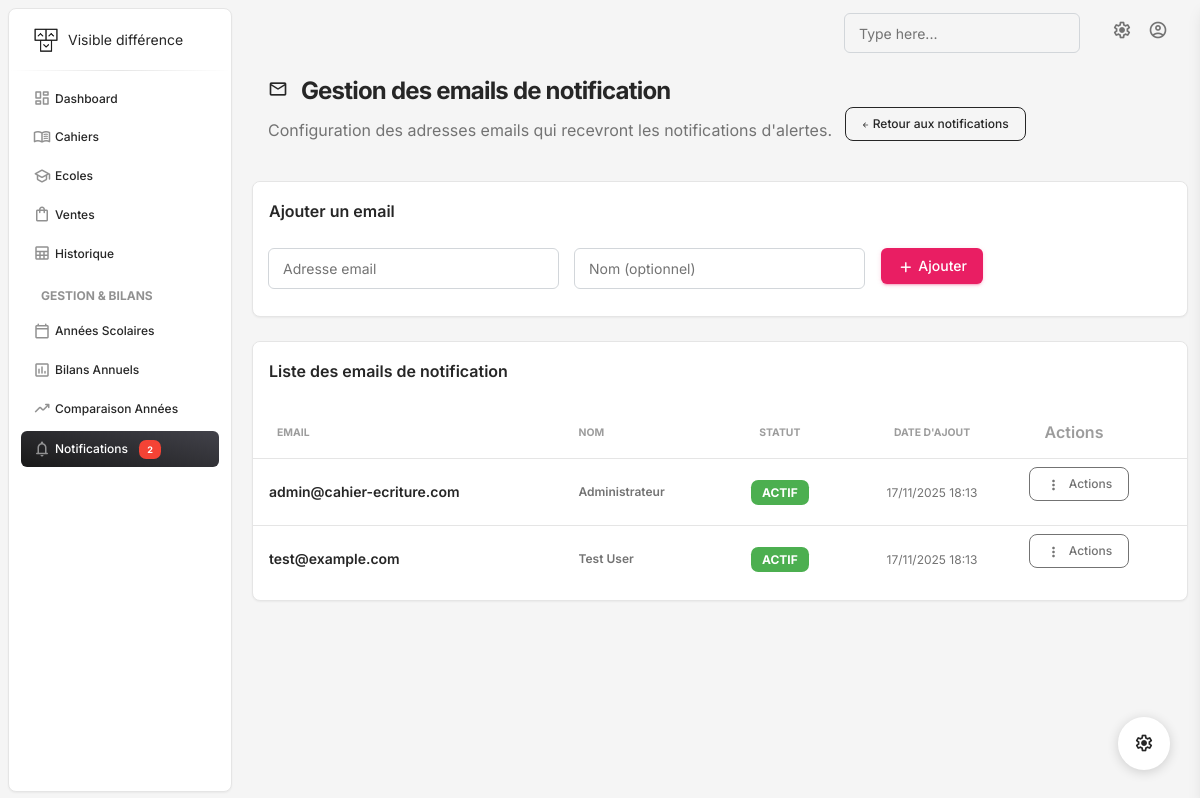
The page /notifications/emails/ on the database its author committed.
### gestion/models.py (models this page shows, shortened)
class EmailNotification(models.Model):
    id = models.UUIDField(primary_key=True, default=uuid.uuid4, editable=False)
    email = models.EmailField()
    nom = models.CharField(max_length=100, blank=True)
    est_actif = models.BooleanField(default=True)
    date_ajout = models.DateTimeField(auto_now_add=True)
    class Meta:
        unique_together = ['email']
        ordering = ['nom', 'email']

### gestion/Views/notifications.py (the view, shortened to what this page needs)
# urls.py: path('notifications/emails/', gestion_emails, name='gestion_emails'),
def gestion_emails(request):
    emails = EmailNotification.objects.all().order_by('nom', 'email')
    return render(request, 'notifications/emails.html', {
        'emails': emails
    })

### gestion/templates/notifications/emails.html (shortened to what this page needs)
{% extends 'base.html' %}
{% load static %}
{% block content %}
<div class="container-fluid py-2">
    <div class="row">
        <div class="col-12">
            <div class="ms-3">
                <h3 class="mb-0 h4 font-weight-bolder">
                    <i class="material-symbols-rounded me-2">email</i>
                    Gestion des emails de notification
                </h3>
                <p class="mb-4">
                    Configuration des adresses emails qui recevront les notifications d'alertes.
                    <a href="{% url 'notifications_list' %}" class="btn btn-outline-dark btn-sm ms-2">
                        <i class="material-symbols-rounded">arrow_back</i>
                        Retour aux notifications
                    </a>
                </p>
            </div>
        </div>
    </div>
    <div class="row">
        <div class="col-12">
            <div class="card">
                <div class="card-header pb-0">
                    <h6>Ajouter un email</h6>
                </div>
                <div class="card-body">
                    <form method="post">
                        <div class="row g-3">
                            <div class="col-md-4">
                                <div class="input-group input-group-outline">
                                    <label class="form-label">Adresse email</label>
                                    <input type="email" name="email" class="form-control" required>
                                </div>
                            </div>
                            <div class="col-md-4">
                                <div class="input-group input-group-outline">
                                    <label class="form-label">Nom (optionnel)</label>
                                    <input type="text" name="nom" class="form-control">
                                </div>
                            </div>
                            <div class="col-md-4 d-flex align-items-end">
                                <button type="submit" class="btn btn-primary">
                                    <i class="material-symbols-rounded">add</i>
                                    Ajouter
                                </button>
                            </div>
                        </div>
                    </form>
                </div>
            </div>
        </div>
    </div>
    <div class="row mt-4">
        <div class="col-12">
            <div class="card">
                <div class="card-header pb-0">
                    <h6>Liste des emails de notification</h6>
                </div>
                <div class="card-body px-0 pb-2" style="overflow: visible;">
                    <div class="table-responsive p-0" style="overflow: visible;">
                        <table class="table align-items-center mb-0">
                            <thead>
                                <tr>
                                    <th class="text-uppercase text-secondary text-xxs font-weight-bolder opacity-7">
                                        Email
                                    </th>
                                    <th class="text-uppercase text-secondary text-xxs font-weight-bolder opacity-7 ps-2">
                                        Nom
                                    </th>
                                    <th class="text-center text-uppercase text-secondary text-xxs font-weight-bolder opacity-7">
                                        Statut
                                    </th>
                                    <th class="text-center text-uppercase text-secondary text-xxs font-weight-bolder opacity-7">
                                        Date d'ajout
                                    </th>
                                    <th class="text-secondary opacity-7">Actions</th>
                                </tr>
                            </thead>
                            <tbody>
                                {% for email in emails %}
                                <tr>
                                    <td>
                                        <div class="d-flex px-2 py-1">
                                            <div class="d-flex flex-column justify-content-center">
                                                <h6 class="mb-0 text-sm">{{ email.email }}</h6>
                                            </div>
                                        </div>
                                    </td>
                                    <td>
                                        <p class="text-xs font-weight-bold mb-0">
                                            {{ email.nom|default:'-' }}
                                        </p>
                                    </td>
                                    <td class="align-middle text-center">
                                        {% if email.est_actif %}
                                            <span class="badge bg-success">Actif</span>
                                        {% else %}
                                            <span class="badge bg-secondary">Inactif</span>
                                        {% endif %}
                                    </td>
                                    <td class="align-middle text-center text-sm">
                                        <span class="text-xs">
                                            {{ email.date_ajout|date:'d/m/Y H:i' }}
                                        </span>
                                    </td>
                                    <td class="align-middle position-relative">
                                        <div class="dropdown">
                                            <button class="btn btn-outline-secondary btn-sm" data-bs-toggle="dropdown" aria-expanded="false">
                                                <i class="material-symbols-rounded me-1" style="font-size: 16px;">more_vert</i>
                                                Actions
                                            </button>
                                        </div>
                                    </td>
                                </tr>
                                {% empty %}
                                <tr>
                                    <td colspan="5" class="text-center py-4">
                                        <p class="text-muted">Aucun email configuré.</p>
                                    </td>
                                </tr>
                                {% endfor %}
                            </tbody>
                        </table>
                    </div>
                </div>
            </div>
        </div>
    </div>
</div>
{% endblock %}

### rows shown on the page
EmailNotification: email "admin@cahier-ecriture.com", nom "Administrateur", est_actif "ACTIF", date_ajout "17/11/2025 18:13"
EmailNotification: email "test@example.com", nom "Test User", est_actif "ACTIF", date_ajout "17/11/2025 18:13"
